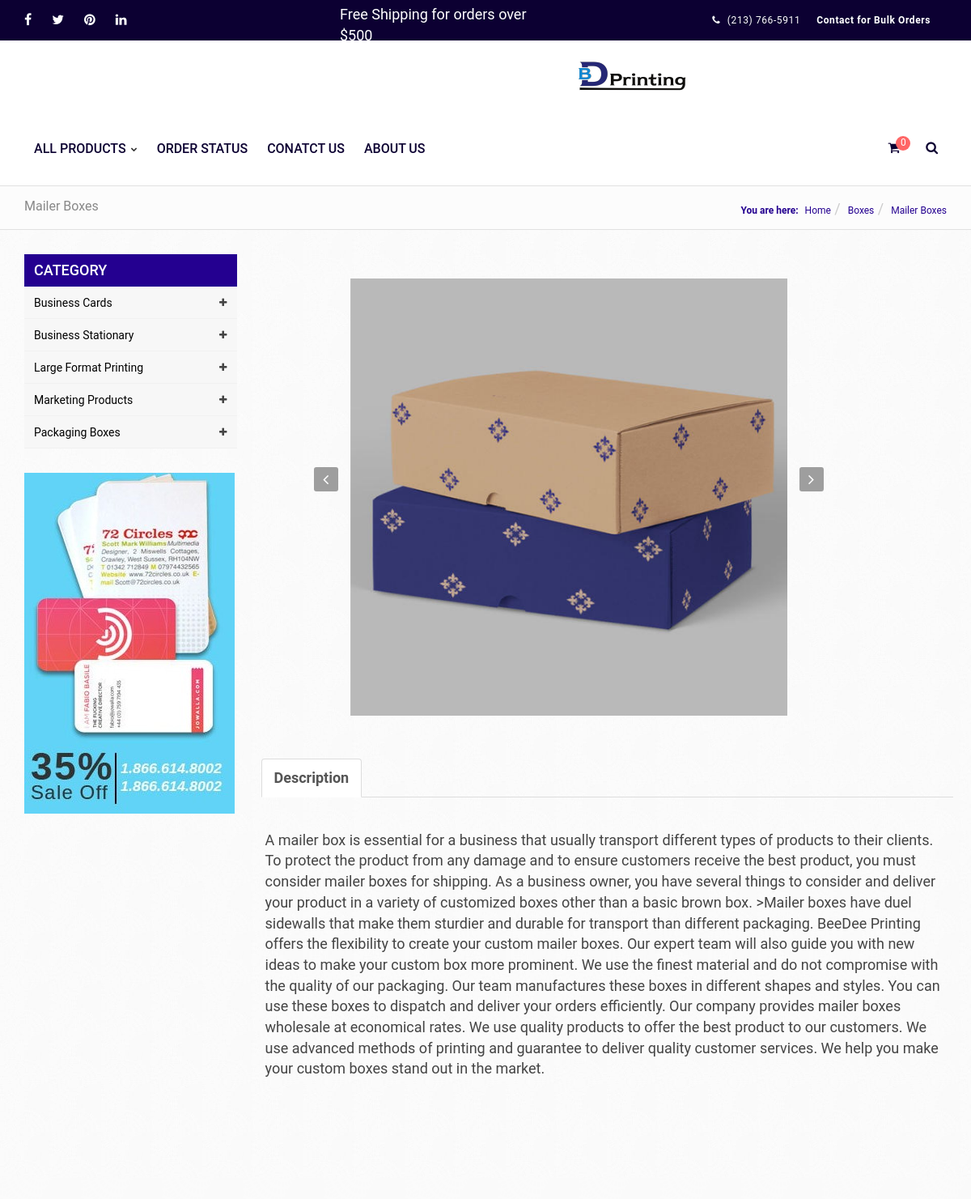
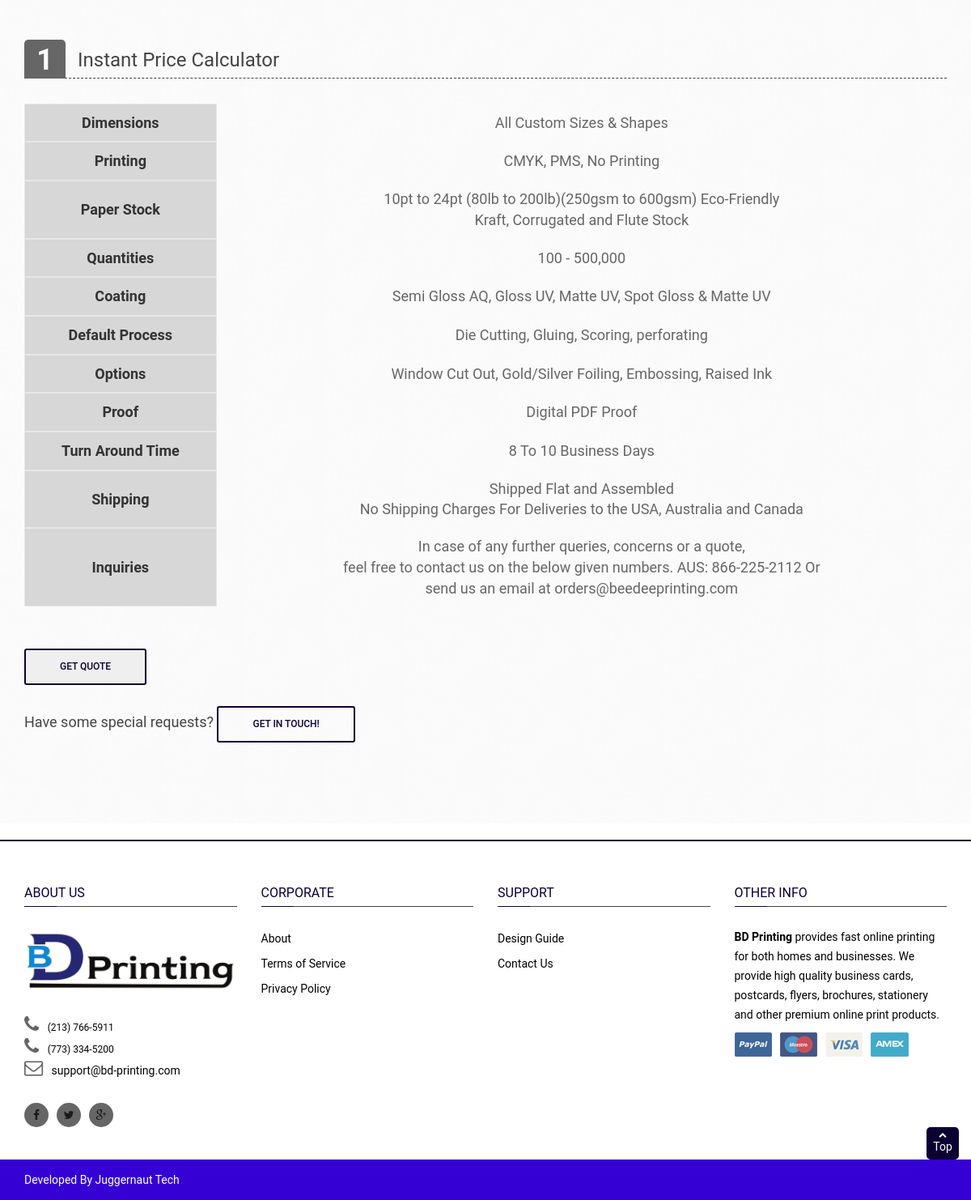
/boxes/mailer-boxes-detail, run on the app's committed database (2 pictures, top to bottom).
### boxes/models.py (models this page shows, shortened)
class Products(models.Model):
    Label = models.CharField(max_length=50,default='prod')
    Description = models.TextField(default='des',max_length=5000)
    image1 = models.ImageField(upload_to='static/Product_Images/Business_Cards/',max_length=None)
    image2 = models.ImageField(upload_to='static/Product_Images/Business_Cards/',max_length=None)
    image3 = models.ImageField(upload_to='static/Product_Images/Business_Cards/',max_length=None)
    class Meta:
        verbose_name = "Product List"

### boxes/views.py (the view)
# urls.py: path('mailer-boxes-detail', Mailer_Boxes, name='mailer-boxes-detail'),
def Mailer_Boxes(request):
    product = b_products.objects.get(id=4)
    b_object = b_products.objects.all()
    bc_object = bc_products.objects.all()
    bs_object = bs_products.objects.all()
    lf_object = lf_products.objects.all()
    mp_object = mp_products.objects.all()
    urls_bc_aside = ["/business-cards/business-card-detail" , "/business-cards/edge-painted-detail", "/business-cards/foil-business-card-detail","/business-cards/raised-spot-uv-business-card-detail", "/business-cards/pantone-business-cards-detail", "/business-cards/plastic-business-cards-detail", "/business-cards/raised-ink-business-cards-detail"]
    urls_bs_aside =  ["/business-stationary/envelopes-detail", "/business-stationary/letterhead-detail", "/business-stationary/notepad-detail"]
    urls_lf_aside = ["/large-format/floor-stickers-detail", "/large-format/foamcore-poster-detail", "/large-format/poster-printing-detail", "/large-format/retractable-banners-detail", "/large-format/table-cover-detail"]
    urls_mp_aside = ["/marketing-products/calenders-detail", "/marketing-products/brouchers-flyers-detail" , "/marketing-products/postcards-detail", "/marketing-products/hangtags-detail", "/marketing-products/labels-and-stickers-detail" , "/marketing-products/ncr-forms-detail" , "/marketing-products/presentation-folder-detail", "custom-holiday-cards-detail"]
    b_urls = ["pillow-boxes-detail", "gable-boxes-detail" ," window-boxes-detail", "mailer-boxes-detail" , " kraft-boxes-detail", "cosmetics-boxes-detail" ,"sleeve-boxes-detail", "display-boxes-detail", "beverage-boxes-detail", "candle-boxes-detail", "auto-parts-boxes-detail", "pizza-boxes-detail"]
    bc_aside = zip(urls_bc_aside,bc_object)
    bs_aside = zip(urls_bs_aside,bs_object)
    lf_aside = zip(urls_lf_aside,lf_object)
    mp_aside = zip(urls_mp_aside,mp_object)
    b_aside = zip(b_urls,b_object)
    context ={
        "bc_product" : bc_object,
        "bs_product" : bs_object,
        "lf_product" : lf_object,
        "mp_product" : mp_object,
        "b_object"   : b_object,
        "label" : product.Label,
        "Description": product.Description,
        "image1" : product.image1,
        "image2" : product.image2,
        "image3" : product.image3,
        "bc_aside" : bc_aside,
        "bs_aside" : bs_aside,
        "lf_aside" : lf_aside,
        "mp_aside" : mp_aside,
        "b_aside" : b_aside,
    }
    if request.POST:
        request.session['id'] = '4'
        return redirect('b-checkout')
    return render(request, 'boxes/mailer_box.html', context)

### boxes/templates/boxes/mailer_box.html (shortened to what this page needs)
{% extends 'base.html' %}
{% load static %}
{% block content %}
<main class="main" id="product-detail">
    <section class="header-page">
        <div class="container">
            <div class="row">
                <div class="col-sm-3 hidden-xs">
                    <h1 class="mh-title"> {{ label }}</h1>
                </div>
                <div class="breadcrumb-w col-sm-9">
                    <span class="hidden-xs"><strong>You are here:</strong></span>
                    <ul class="breadcrumb">
                        <li>
                            <a href="{% url 'home' %}">Home</a>
                        </li>
                        <li>
                            <a href="{% url 'business-cards' %}">Boxes</a>
                        </li>
                        <li>
                            <span>{{ label }}</span>
                        </li>
                    </ul>
                </div>
            </div>
        </div>
    </section>
    <section class="category-w parten-bg">
        <div class="container">
            <div class="row">
                <div class="col">
                    <aside id="sidebar_cate" class="col-sm-3 hidden-xs">
                        <h3 class="sidebar-title">Category</h3>
                        <ul id="cate_list" class="cate_list">
                            <li class="level0 parent">
                                <a href="#" title="Business Cards">
                                    <span style="color: black;">Business Cards</span>
                                    <i class="fa fa-plus"></i>
                                </a>
                            </li>
                            <li class="level0 parent">
                                <a href="#" title="Business Stationary">
                                    <span style="color: black;">Business Stationary</span>
                                    <i class="fa fa-plus"></i>
                                </a>
                            </li>
                            <li class="level0 parent">
                                <a href="#" title="Large Format Printing">
                                    <span style="color: black;">Large Format Printing</span>
                                    <i class="fa fa-plus"></i>
                                </a>
                            </li>
                            <li class="level0 parent">
                                <a href="#" title="Marketing Products">
                                    <span style="color: black;">Marketing Products</span>
                                    <i class="fa fa-plus"></i>
                                </a>
                            </li>
                            <li class="level0 parent">
                                <a href="#" title="Boxes">
                                    <span style="color: black;">Packaging Boxes</span>
                                    <i class="fa fa-plus"></i>
                                </a>
                            </li>
                        </ul>
                        <div class="category-left-banner">
                            <a href="#" title="category left banner">
                                <img src="{% static 'images/banner/category/left-banner2.jpg' %}" alt="Left banner">
                            </a>
                        </div>
                    </aside>
                </div>
                <div class="col">
                    <div class="row">
                        <div class="col-md-6">
                            <div class="tab-content clearfix">
                                <div role="tabpanel" class="tab-pane active">
                                    <div class="col-md-8 col-md-offset-2 col-xs-12 ideals-w" style="margin-top: 10px;">
                                        <div class="ideal">
                                            <img src="{{ image1.url }}" alt="ideal 1">
                                        </div>
                                    </div>
                                </div>
                            </div>
                            <div class="container">
                                <div class="row" style="width: 75%;">
                                    <div class="row">
                                        <div class="col-md-12 col-xs-12">
                                            <ul class="nav nav-tabs" role="tablist">
                                                <li role="presentation" class="active"><a href="#features"
                                                        aria-controls="features" role="tab"
                                                        data-toggle="tab"><strong>Description</strong></a></li>
                                            </ul>
                                        </div>
                                    </div>
                                    <div class="row">
                                        <div class="tab-content clearfix">
                                            <div role="tabpanel" class="tab-pane active" id="features">
                                                <div class="product-shortdescript v-middle">
                                                    <div
                                                        style="overflow-y: scroll; width:100%; height: 450px; padding:20px;">
                                                        {{ Description |safe }}
                                                    </div>
                                                </div>
                                            </div>
                                        </div>
                                    </div>
                                </div>
                            </div>
                        </div>
                    </div>
                </div>
            </div>
        </div>
    </section>
    <section class="add-to-cart-w">
        <div class="container">
            <div class="row">
                <div class="col-md-12 col-sm-12 product-options">
                    <div class="atc-header">
                        <span class="number">1</span>
                        <h3>Instant Price Calculator</h3>
                    </div>
                    <div class="row">
                        <div class="option-grib-w col-md-12">
                            <div class="scroll-pane horizontal-only">
                                <table>
                                    <tr class="strikeout">
                                        <th>Dimensions</th>
                                        <td>All Custom Sizes & Shapes</td>
                                    </tr>
                                    <tr class="strikeout">
                                        <th>Printing</th>
                                        <td>CMYK, PMS, No Printing</td>
                                    </tr>
                                    <tr class="strikeout">
                                        <th>Paper Stock</th>
                                        <td>10pt to 24pt (80lb to 200lb)(250gsm to 600gsm) Eco-Friendly
                                            <br>
                                        Kraft, Corrugated and Flute Stock</td>
                                    </tr>
                                    <tr class="strikeout">
                                        <th>Quantities</th>
                                        <td>100 - 500,000</td>
                                    </tr>
                                    <tr class="strikeout">
                                        <th>Coating</th>
                                        <td>Semi Gloss AQ, Gloss UV, Matte UV, Spot Gloss & Matte UV</td>
                                    </tr>
                                    <tr class="strikeout">
                                        <th>Default Process</th>
                                        <td>Die Cutting, Gluing, Scoring, perforating</td>
                                    </tr>
                                    <tr class="strikeout">
                                        <th>Options</th>
                                        <td>Window Cut Out, Gold/Silver Foiling, Embossing, Raised Ink</td>
                                    </tr>
                                    <tr class="strikeout">
                                        <th>Proof</th>
                                        <td>Digital PDF Proof</td>
                                    </tr>
                                    <tr class="strikeout">
                                        <th>Turn Around Time</th>
                                        <td>8 To 10 Business Days</td>
                                    </tr>
                                    <tr class="strikeout">
                                        <th>Shipping</th>
                                        <td>Shipped Flat and Assembled
                                            <br>
                                            No Shipping Charges For Deliveries to the USA, Australia and Canada</td>
                                    </tr>
                                    <tr class="strikeout">
                                        <th>Inquiries</th>
                                        <td>In case of any further queries, concerns or a quote,
                                            <br>
                                         feel free to contact us on the below given numbers. AUS: 866-225-2112 Or
                                            <br>
                                         send us an email at orders@beedeeprinting.com</td>
                                    </tr>
                                </table>
                            </div>
                        </div>
                    </div>
                    <br>
                    <br>
                    <form method="POST" id="product-detail-form">
                        <input class="btn-readmore" type="submit" value="Get Quote" >
                    </form>
                    <br>
                    <p style="padding-right:30px;"> Have some special requests?
                        <a href="{% url 'contact-us' %}" class="btn-readmore">Get in touch!</a>
                    </p>
                </div>
            </div>
        </div>
    </section>
</main>
{% endblock content %}

### data on the page
Products: Label "Mailer Boxes", Description "A mailer box is essential for a business that usually transport different types of products to their clients. To protect the product from any damage and to ensure customers receive the best product, you must consider mailer boxes for shipping. As a business owner, you have several things to consider and deliver your product in a variety of customized boxes other than a basic brown box. >Mailer boxes have duel sidewalls that make them sturdier and durable for transport than different packaging. BeeDee Printing offers the flexibility to create your custom mailer boxes. Our expert team will also guide you with new ideas to make your custom box more prominent. We use the finest material and do…"
